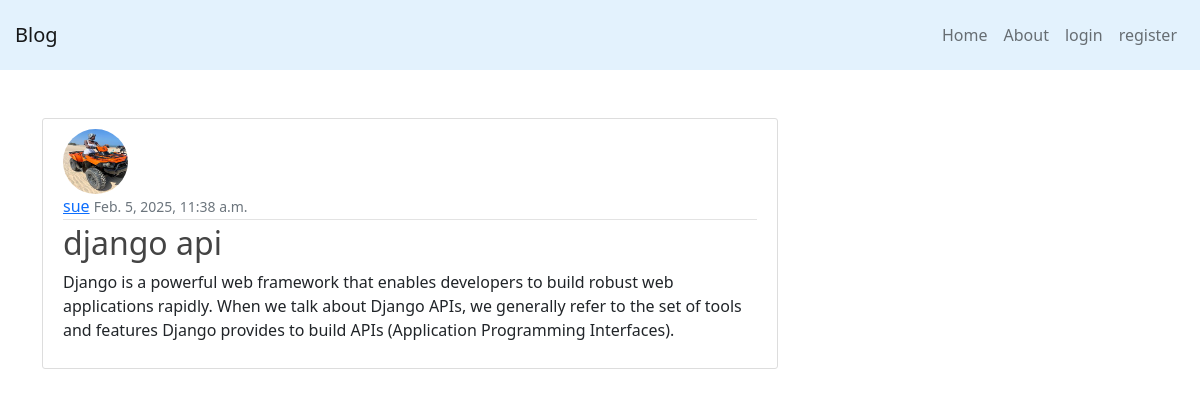
The app's page /post/2/ with its own data.
### blog_app/models.py (models this page shows, shortened)
class Post(models.Model):
    title = models.CharField(max_length=255)
    content = models.TextField()
    excerpt = models.TextField()
    date_created = models.DateTimeField(default=timezone.now)
    author = models.ForeignKey(User, on_delete=models.CASCADE)

### users/models.py (models this page shows, shortened)
class UserProfile(models.Model):
    user = models.OneToOneField(User, on_delete=models.CASCADE, related_name="profile")
    profile_pic = models.ImageField(upload_to="profile_pics", default="profile_pics/default.jpeg")

### blog_app/views.py (the view)
# urls.py: path("post/<int:pk>/", PostDetailView.as_view(), name="post-detail")
class PostDetailView(DetailView):
    model = Post

### blog_app/templates/blog_app/post_detail.html
{% extends "blog_app/base.html" %}
{% block content %}
<article class="media content-section">
    <img class="rounded-circle article-img" src="{{ post.author.profile.profile_pic.url}}">
    <div class="media-body">
      <div class="article-metadata">
        <a class="mr-2" href="#">{{ post.author.username }}</a>
        <small class="text-muted">{{ post.date_created }}</small>
      </div>
      <h2 class="article-title">{{ post.title }}</h2>
      <p>{{ post.content }}</p>
    </div>
  </article>
{% endblock %}

### blog_app/static/blog_app/main.css (style rules this page uses)
.content-section { background: #ffffff; padding: 10px 20px; border: 1px solid #dddddd; border-radius: 3px; margin-bottom: 20px; }
.article-title { color: #444444; }
.article-img { height: 65px; width: 65px; margin-right: 16px; }
.article-metadata { padding-bottom: 1px; margin-bottom: 4px; border-bottom: 1px solid #e3e3e3 }

### records on screen
Post: author.profile.profile_pic (picture), author.username "sue", date_created "Feb. 5, 2025, 11:38 a.m.", title "django api", content "Django is a powerful web framework that enables developers to build robust web applications rapidly. When we talk about Django APIs, we generally refer to the set of tools and features Django provides to build APIs (Application Programming Interfaces)."
